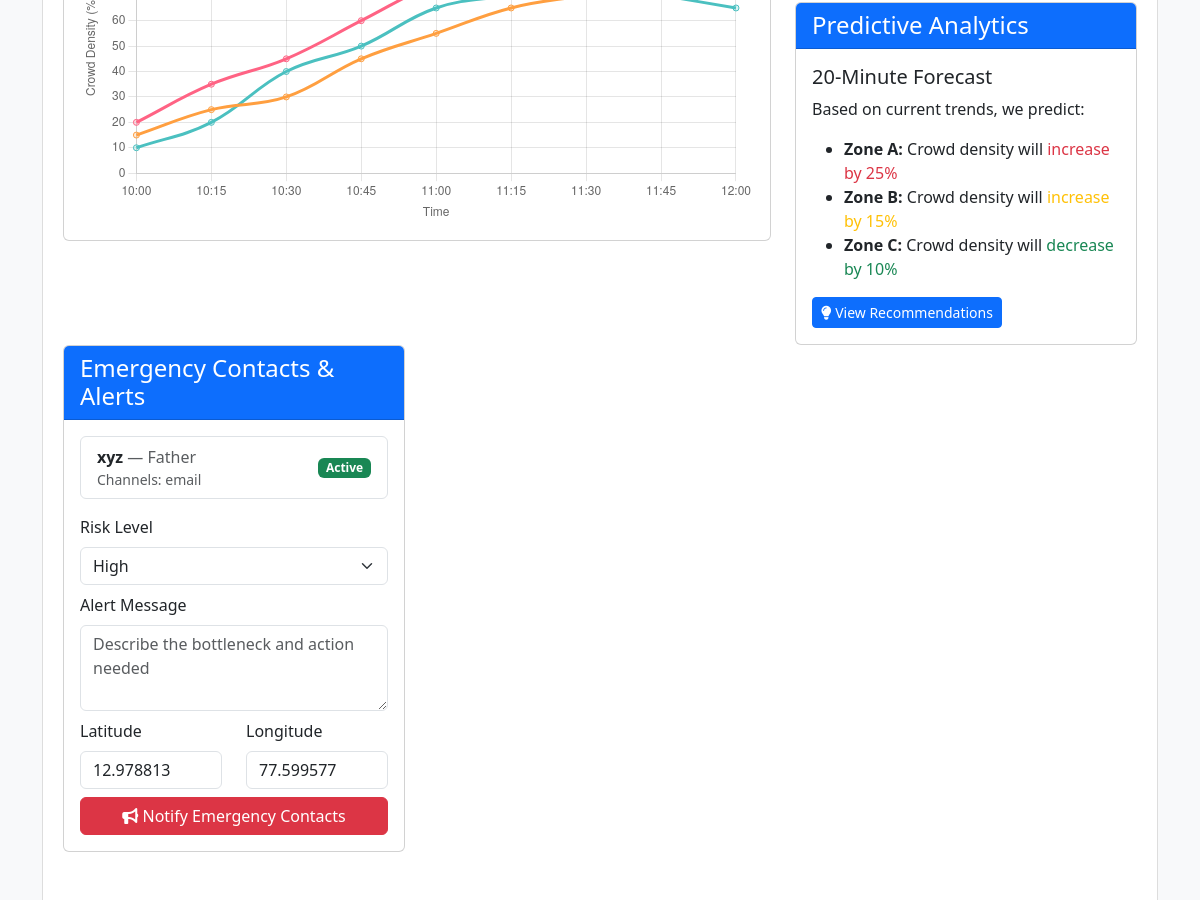
Page /event/3/bottleneck (signed in, middle part) on the earlier database version.
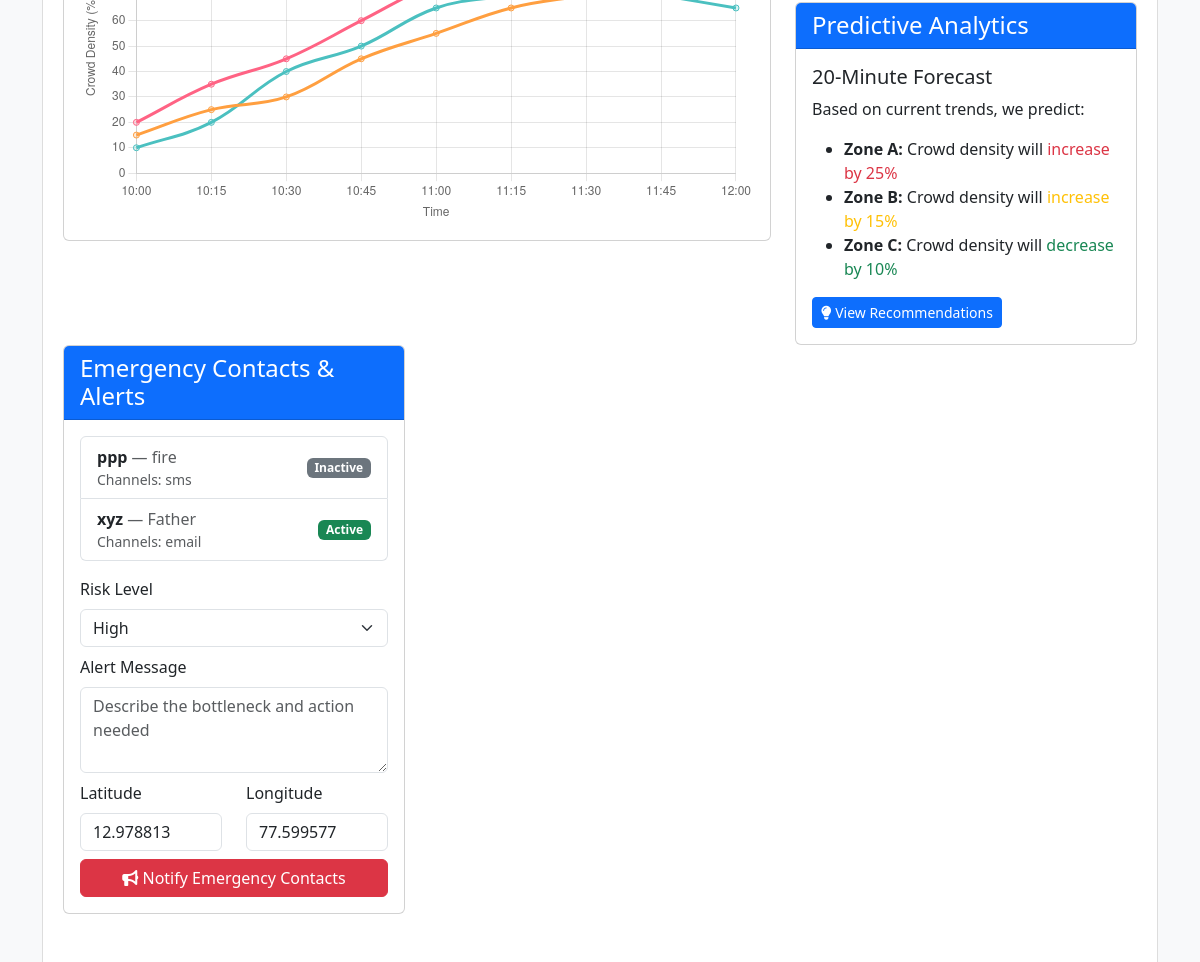
Same page on the later database version.
### models.py (models this page shows, shortened)
class EmergencyContact(db.Model):
    id = db.Column(db.Integer, primary_key=True)
    event_id = db.Column(db.Integer, db.ForeignKey('event.id'), nullable=False)
    name = db.Column(db.String(100), nullable=False)
    role = db.Column(db.String(100), nullable=True)
    phone = db.Column(db.String(20), nullable=True)
    email = db.Column(db.String(120), nullable=True)
    preferred_channels = db.Column(db.String(50), default='inapp,email')  # comma-separated: sms,email,inapp
    is_active = db.Column(db.Boolean, default=True)
    timestamp = db.Column(db.DateTime, default=datetime.utcnow)

### routes.py (the view)
@app.route('/event/<int:event_id>/bottleneck')
@login_required
def bottleneck_analysis(event_id):
    event = Event.query.get_or_404(event_id)
    if event.organizer != current_user:
        abort(403)
    alerts = BottleneckAlert.query.filter_by(event_id=event.id).order_by(BottleneckAlert.timestamp.desc()).all()
    contacts = EmergencyContact.query.filter_by(event_id=event.id).order_by(EmergencyContact.timestamp.desc()).all()
    return render_template('bottleneck_analysis.html', title='Bottleneck Analysis', alerts=alerts, event=event, contacts=contacts)

### models.py (called while the page is built)
@login_manager.user_loader
def load_user(user_id):
    return User.query.get(int(user_id))

### templates/bottleneck_analysis.html (shortened to what the changed rows need)
{% extends "layout.html" %}
{% block content %}
<div class="content-section">
    <div class="row mb-4">
        <div class="col-md-4">
            <div class="card mb-4">
                <div class="card-body">
                    {% if contacts %}
                        <ul class="list-group mb-3">
                            {% for c in contacts %}
                                <li class="list-group-item d-flex justify-content-between align-items-center">
                                    <div>
                                        <strong>{{ c.name }}</strong>
                                        {% if c.role %}<span class="text-muted">— {{ c.role }}</span>{% endif %}
                                        <div class="small text-muted">Channels: {{ c.preferred_channels }}</div>
                                    </div>
                                    {% if c.is_active %}
                                        <span class="badge bg-success">Active</span>
                                    {% else %}
                                        <span class="badge bg-secondary">Inactive</span>
                                    {% endif %}
                                </li>
                            {% endfor %}
                        </ul>
                    {% else %}
                        <div class="alert alert-info">No emergency contacts configured yet. Add contacts under <a href="{{ url_for('event_contacts', event_id=event.id) }}">Emergency Contacts</a>.</div>
                    {% endif %}
                </div>
            </div>
        </div>
    </div>
</div>
{% endblock content %}
{% block scripts %}
<link rel="stylesheet" href="https://unpkg.com/leaflet@1.9.3/dist/leaflet.css" />
{% endblock scripts %}

Differences in the rows shown:
added EmergencyContact: name "ppp", role "fire", preferred_channels "sms", is_active "Inactive"
